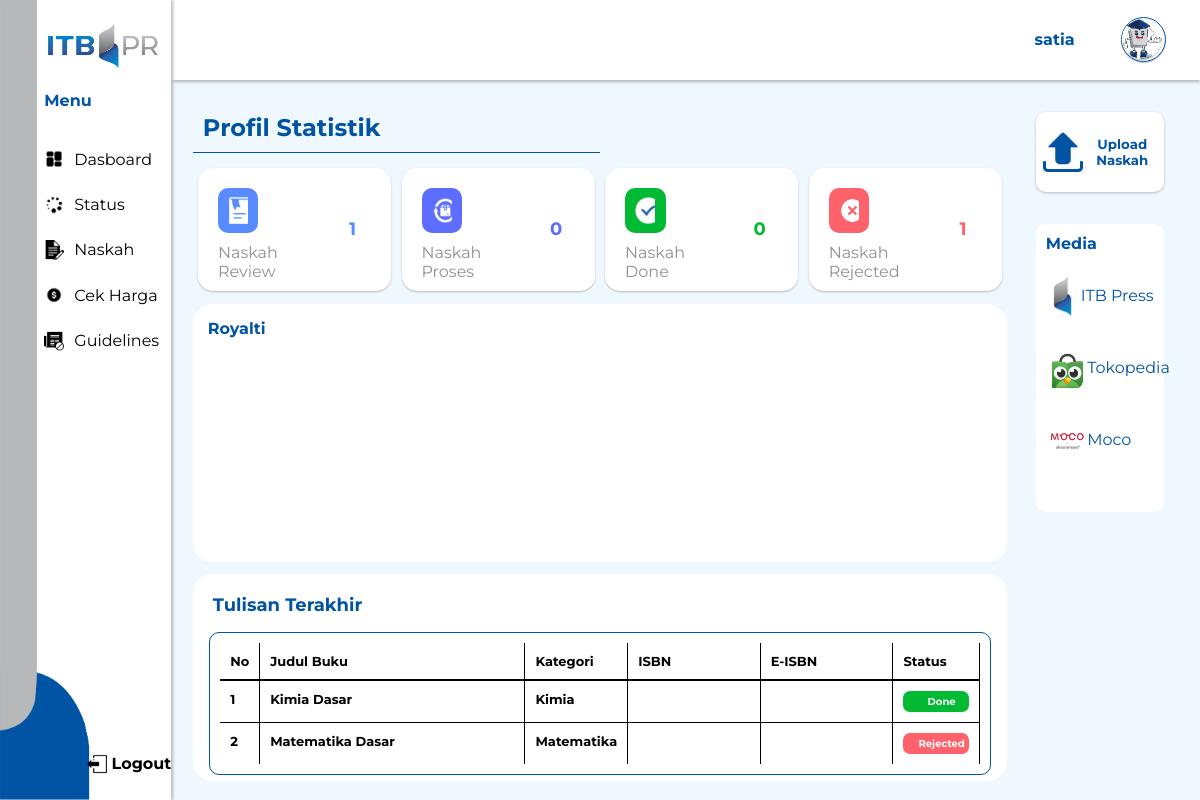
Before: /user/dasboard/ (signed in) with the older database file.
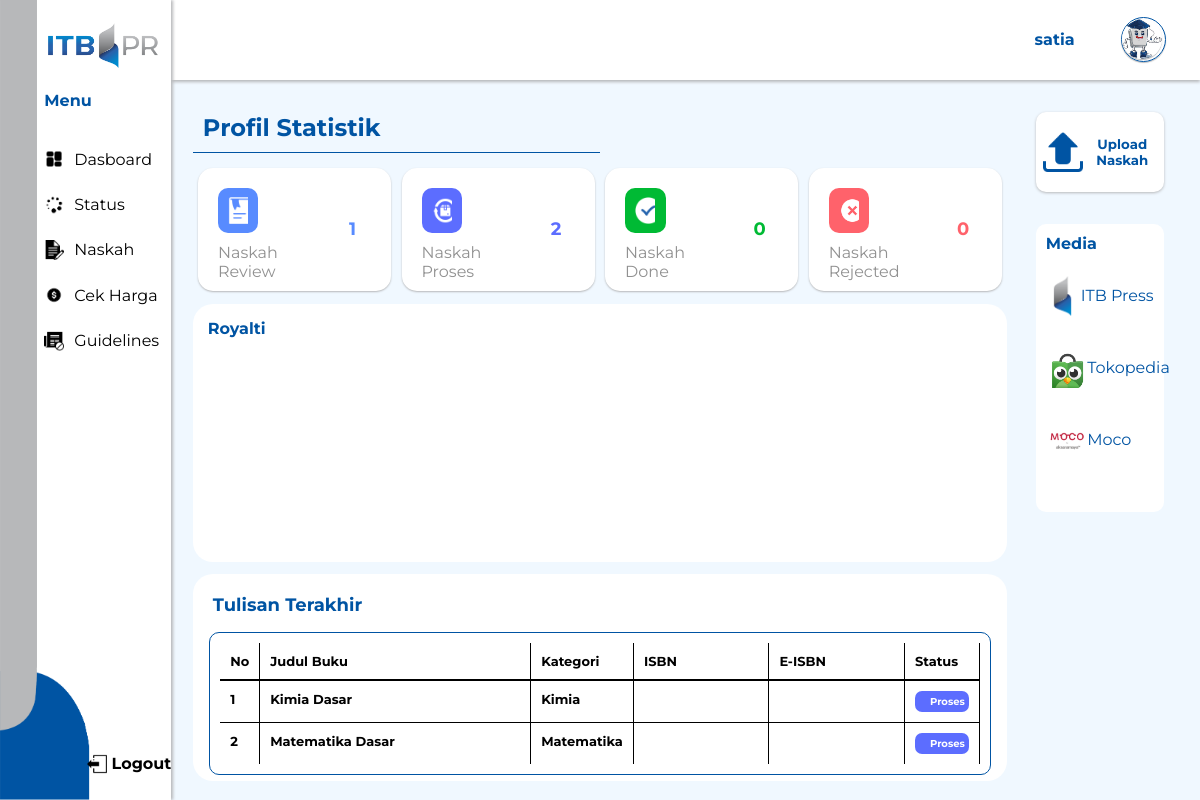
After: the same page with the newer database file.
### tables this page shows
CREATE TABLE `buku` (
  `id_buku` int(15) NOT NULL,
  `judul` varchar(225) NOT NULL,
  `kategori` varchar(225) NOT NULL,
  `penulis` varchar(225) NOT NULL,
  `naskah` varchar(225) NOT NULL,
  `sinopsis` varchar(225) NOT NULL,
  `isbn` varchar(225) NOT NULL,
  `e_isbn` varchar(225) NOT NULL,
  `royalti` varchar(225) NOT NULL,
  `status` varchar(225) NOT NULL,
  `id_penulis` int(15) NOT NULL,
  `created` datetime NOT NULL DEFAULT current_timestamp(),
  `updated` datetime DEFAULT NULL ON UPDATE current_timestamp()
);

### user/dasboard/index.php (the view, shortened to what the changed rows need)
<?php
require '../../conn.php';
$penulis = $_SESSION['id_user'];
$result = mysqli_query($conn, "SELECT * FROM user WHERE id_user= '$penulis'");
$data = mysqli_fetch_array($result);
$email = $data['email'];
$datapenulis = mysqli_query($conn, "SELECT * FROM penulis WHERE email= '$email'");
$itempenulis = mysqli_fetch_array($datapenulis);
$idpenulis = $itempenulis['id_penulis'];
$meet = mysqli_fetch_array(mysqli_query($conn, "SELECT COUNT(*) FROM buku WHERE id_penulis = '$idpenulis' AND status = 'Meet'"));
$mou = mysqli_fetch_array(mysqli_query($conn, "SELECT COUNT(*) FROM buku WHERE id_penulis = '$idpenulis' AND status = 'MoU'"));
$editing = mysqli_fetch_array(mysqli_query($conn, "SELECT COUNT(*) FROM buku WHERE id_penulis = '$idpenulis' AND  status = 'Editing & Layouting'"));
$isbn = mysqli_fetch_array(mysqli_query($conn, "SELECT COUNT(*) FROM buku WHERE id_penulis = '$idpenulis' AND status = 'Pendaftaran ISBN'"));
$produksi = mysqli_fetch_array(mysqli_query($conn, "SELECT COUNT(*) FROM buku WHERE id_penulis = '$idpenulis' AND status = 'Produksi'"));
$totalproses = $meet['COUNT(*)'] + $mou['COUNT(*)'] + $editing['COUNT(*)'] + $isbn['COUNT(*)'] + $produksi['COUNT(*)'];
$rejected = mysqli_fetch_array(mysqli_query($conn, "SELECT COUNT(*) FROM buku WHERE id_penulis = '$idpenulis' AND status = 'Rejected'"));
$tabel = mysqli_query($conn, "SELECT * FROM `buku` WHERE id_penulis = '$idpenulis' ORDER BY id_buku DESC LIMIT 2");
$tabels = mysqli_fetch_array($tabel);
$no = 2;
$jika = mysqli_fetch_array(mysqli_query($conn, "SELECT COUNT(*) FROM buku WHERE id_penulis = '$idpenulis'"));
?>
<!DOCTYPE html>
<html lang="en">
<head>
    <link rel="stylesheet" href="style.css">
</head>
<body>
    <div class="container">
        <div class="content">
            <div class="box-content">
                <div class="proses">
                    <div class="box-proses">
                        <div class="icon-proses">
                            <div class="icon-img-proses"></div>
                        </div>
                        <div class="value-proses"><?php echo $totalproses ?></div>
                        <div class="text-proses">Naskah Proses</div>
                    </div>
                </div>
                <div class="rejected">
                    <div class="box-rejected">
                        <div class="icon-rejected">
                            <div class="icon-img-rejected"></div>
                        </div>
                        <div class="value-rejected"><?php echo $rejected['COUNT(*)'] ?></div>
                        <div class="text-rejected">Naskah Rejected</div>
                    </div>
                </div>
                <div class="last-naskah">
                    <div class="box-last-naskah">
                        <div class="text-last-naskah">
                            <div class="judul-last">No</div>
                            <div class="judul-last">Judul Buku</div>
                            <div class="judul-last">Kategori</div>
                            <div class="judul-last">ISBN</div>
                            <div class="judul-last">E-ISBN</div>
                            <div class="judul-last">Status</div>
                            <?php if($jika['COUNT(*)'] > 1) { ?>
                                <div class="item-last">1</div>
                                <div class="item-last"><?php echo $tabels['judul'] ?></div>
                                <div class="item-last"><?php echo $tabels['kategori'] ?></div>
                                <div class="item-last"><?php echo $tabels['isbn'] ?></div>
                                <div class="item-last"><?php echo $tabels['e_isbn'] ?></div>
                                <?php if($tabels['status'] == "Review") { ?>
                                    <div class="item-last">
                                        <div class="last-review"><p>Review</p></div>
                                    </div>
                                <?php } else if($tabels['status'] == "Done") { ?>
                                    <div class="item-last">
                                        <div class="last-done"><p>Done</p></div>
                                    </div>
                                <?php } else if($tabels['status'] == "Rejected") { ?>
                                    <div class="item-last">
                                        <div class="last-rejected"><p>Rejected</p></div>
                                    </div>
                                <?php } else { ?>
                                    <div class="item-last">
                                        <div class="last-proses"><p>Proses</p></div>
                                    </div>
                                <?php } ?>
                            <?php while($tabels = mysqli_fetch_array($tabel)) { ?>
                                <div class="item-last"><?php echo $no ?></div>
                                <div class="item-last"><?php echo $tabels['judul'] ?></div>
                                <div class="item-last"><?php echo $tabels['kategori'] ?></div>
                                <div class="item-last"><?php echo $tabels['isbn'] ?></div>
                                <div class="item-last"><?php echo $tabels['e_isbn'] ?></div>
                                <?php if($tabels['status'] == "Review") { ?>
                                    <div class="item-last">
                                        <div class="last-review"><p>Review</p></div>
                                    </div>
                                <?php } else if($tabels['status'] == "Done") { ?>
                                    <div class="item-last">
                                        <div class="last-done"><p>Done</p></div>
                                    </div>
                                <?php } else if($tabels['status'] == "Rejected") { ?>
                                    <div class="item-last">
                                        <div class="last-rejected"><p>Rejected</p></div>
                                    </div>
                                <?php } else { ?>
                                    <div class="item-last">
                                        <div class="last-proses"><p>Proses</p></div>
                                    </div>
                                <?php } ?>
                                <?php $no++ ?>
                            <?php } ?>
                            <?php } ?>
                        </div>
                    </div>
                </div>
            </div>
        </div>
    </div>
</body>
</html>

Changed rows visible on the page:
changed buku "Kimia Dasar": status "Done" → "Editing & Layouting" (drawn)
changed buku "Matematika Dasar": status "Rejected" → "Proses"
Other visible differences:
$totalproses: "0" → "2"
$rejected['COUNT(*)']: "1" → "0"
text no longer shown: "Done"
text now shown: "Proses"
